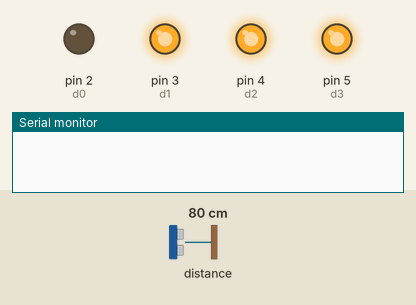
Recording of a sketch running on a simulated Arduino Uno, built for the host (arithmetic inside an expression is 32-bit, double 64-bit). On the bench: output pins drawn as LEDs (lit = HIGH), the last lines printed to the serial monitor. The test bench sets the inputs (shaded band); at power-on: distance to the obstacle 80 cm. Pins used as bus, display or sensor lines are not drawn.

Above: at 1.05 s.
At 1.7 s:
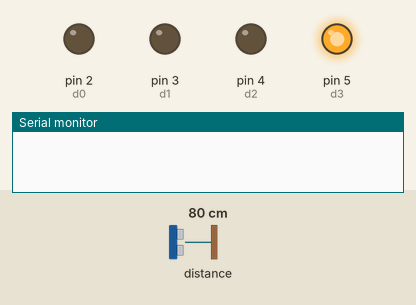
At 1.85 s:
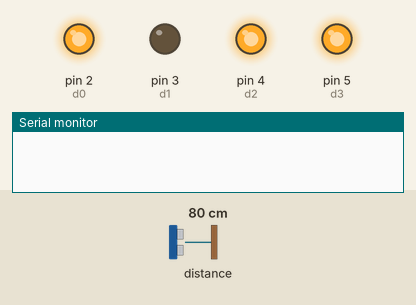
At 2.5 s:
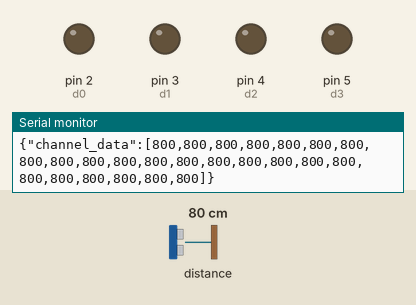
At 3.4 s:
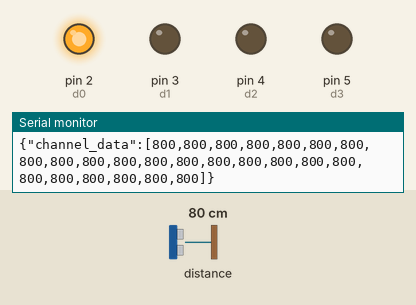
At 3.5 s:
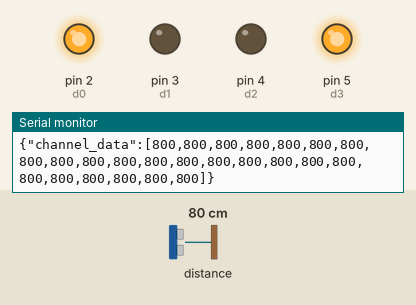
Timing chart, 0 to 7.2 s (numbered marks = the images above):
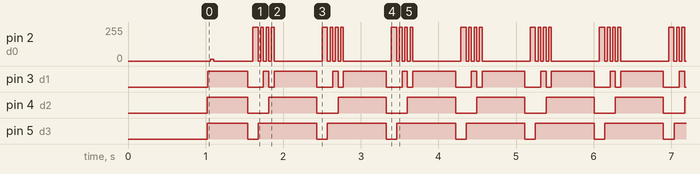

Measured:
- by itself, pin 2 (d0): moves between 0/255 and 255/255, repeating every 2.7 s
- by itself, pin 3 (d1): repeats every 0.89 s: HIGH 0.07 s, LOW 0.07 s, HIGH 0.55 s, LOW 0.20 s
- by itself, pin 4 (d2): alternates HIGH for 0.62 s and LOW for 0.27 s
- by itself, pin 5 (d3): alternates HIGH for 0.76 s and LOW for 0.14 s

The sketch:

Mux_and_VL53L0X.ino
```cpp
//   VL53L0X and ROS  Publisher
//
//#include <ros.h>
//#include <std_msgs/UInt8.h>

#include <Wire.h>

#include <VL53L0X.h>

#include <ArduinoJson.h>


VL53L0X sensor;


// Uncomment this line to use long range mode. This
// increases the sensitivity of the sensor and extends its
// potential range, but increases the likelihood of getting
// an inaccurate reading because of reflections from objects
// other than the intended target. It works best in dark
// conditions.

//#define LONG_RANGE


// Uncomment ONE of these two lines to get
// - higher speed at the cost of lower accuracy OR
// - higher accuracy at the cost of lower speed

//#define HIGH_SPEED
#define HIGH_ACCURACY
//
//ros::NodeHandle nh;
//std_msgs::UInt8 distance_msg;
//ros::Publisher distance_publisher("tof_range_finder", &distance_msg);

const size_t BUFFER_SIZE = JSON_ARRAY_SIZE(24) + JSON_OBJECT_SIZE(1);

//   MUX 1  sensors 1-16
//Mux control pins plug into pin 2,3,4,5 on teensy
int s0 = 6;
int s1 = 7;
int s2 = 8;
int s3 = 9;
int mux1en = 11; //ENABLE PIN

//  MUX 2 sensors 17-24
int d0 = 2;
int d1 = 3;
int d2 = 4;
int d3 = 5;
int mux2en = 10;  //ENABLE PIN

// Potentiometer to trim the sensitivity of array
int potval = 0;
void setup(){
  //    Initialize MUX 1 and MUX 2

  pinMode(s0, OUTPUT);
  pinMode(s1, OUTPUT);
  pinMode(s2, OUTPUT);
  pinMode(s3, OUTPUT);
  pinMode(mux1en, OUTPUT);


  pinMode(d0, OUTPUT);
  pinMode(d1, OUTPUT);
  pinMode(d2, OUTPUT);
  pinMode(d3, OUTPUT);
  pinMode(mux2en, OUTPUT);


  digitalWriteFast(s0, LOW);
  digitalWriteFast(s1, LOW);
  digitalWriteFast(s2, LOW);
  digitalWriteFast(s3, LOW);
  digitalWriteFast(mux1en, LOW); //initialize the mux 1 ON


  digitalWriteFast(d0, LOW);
  digitalWriteFast(d1, LOW);
  digitalWriteFast(d2, LOW);
  digitalWriteFast(d3, LOW);
  digitalWriteFast(mux2en, HIGH); //initialize the mux 2 OFF


  Serial.begin(115200);


  //  VL6180 and ROS  Publisher
  // ros initialization:
  //  nh.initNode();
  //  nh.advertise(distance_publisher);

    // sensor initialization:
    Wire.begin(); //Start I2C library
    Wire.setClock(10000);
    delay(1000); // delay .1s

  //initialize MUX 1 - sensors 1-15 (channel 0 - 14) avoid last channel
  for(int i = 0; i < 15; i ++){
      initializeMux1(i); //assign the returned value to a number
      delay(1);
      }

  digitalWriteFast(mux1en, HIGH); //turn mux 1 OFF
  digitalWriteFast(mux2en, LOW); //turn mux 2 ON

  //initialize sensor 16 and 24
  initializeMux2(0); //sensor 16 set at channel 0
  delay(1);
  initializeMux2(1); //sensor 24 set at channel 1
  delay(1);
  //initialize MUX 2 - sensors 17-23
  for(int j = 8; j < 15; j ++){
      initializeMux2(j); //assign the returned value to a number
      delay(1);
    }

  delay(1);
  digitalWriteFast(mux2en, HIGH); //turn mux 2 OFF
  digitalWriteFast(mux1en, LOW); //turn mux 1 ON
  //delay(100);
//  Serial.print("changeD");
}

int sensorArray[] = {1000,1000,600,1000,1000,1000, 1000,1000,600,1000,1000,1000, 1000,1000,600,1000,1000,1000, 1000,1000,600,1000,1000,1000, 0}; //fake test array
//int sensorArray[] = {0,0,0,0, 0,0,0,0, 0,0,0,0, 0,0,0,0, 0,0,0,0, 0,0,0,0}; //holds 24 sensor values

int obstacledetection[] = {0, 0, 0, 0}; //initialize obstacle detection array to hold obstacle direction values (Front, Right, Rear, Left)

//global to store data
int range = 0;

//
int controlPin1[] = {s0, s1, s2, s3};
    int muxChannel[16][4]={ {0,0,0,0}, //channel 0
    {1,0,0,0}, //channel 1
    {0,1,0,0}, //channel 2
    {1,1,0,0}, //channel 3
    {0,0,1,0}, //channel 4
    {1,0,1,0}, //channel 5
    {0,1,1,0}, //channel 6
    {1,1,1,0}, //channel 7
    {0,0,0,1}, //channel 8
    {1,0,0,1}, //channel 9
    {0,1,0,1}, //channel 10
    {1,1,0,1}, //channel 11
    {0,0,1,1}, //channel 12
    {1,0,1,1}, //channel 13
    {0,1,1,1}, //channel 14
    {1,1,1,1} //channel 15
    }; //loop through the 4 sig

int controlPin2[] = {d0, d1, d2, d3};


unsigned long curMillis = 0;
unsigned long prevMillis = 0;
unsigned long newMillis = 0;
unsigned long deltaMillis = 0;
unsigned long elapsedTime =  0;

unsigned long readInterval = 20;

void loop(){

    curMillis = millis();
    readmuxes();
    //parsearray(); //processes sensor data and writes to the obstacle detection array
//    potval = analogRead(0); //read the value of trimpot
//    Serial.print("analog 0 is: ");
//    Serial.println(potval);
    //delay(10);
    if ((curMillis - prevMillis) > readInterval){
          publishvalues();
          prevMillis = curMillis;
    }

}

void readmuxes(void){
  // Read MUX 1
  for(int k = 0; k < 15; k ++){
    //reads into 1-14
    readMux1(k);
//    Serial.print("Value at channel ");
//    Serial.print(k);
//    Serial.print("is : ");
//    Serial.print(sensorArray[k]);
    delay(1);
   }

  //Serial.print(sensorArray);
  //delay(10);
  digitalWriteFast(mux1en, HIGH); //turn mux 1 OFF
  digitalWriteFast(mux2en, LOW); //turn mux 2 ON
  delay(1);
  //read sensor 15 twice
  readMux2(0);
  readMux2(0);
//  Serial.print("Value at channel 15is : ");
//  Serial.print(sensorArray[15]);
  // Read MUX 2
  delay(1);
    //read sensor 23 twice
  readMux2(1);
  readMux2(1);

  delay(1);
  readMux2(2);
  delay(1);
  for(int l = 8; l < 15; l ++){
    //reads into 16-23
    readMux2(l);
    delay(1);
//    Serial.print("Value at channel ");
//    Serial.print(l + 8);
//    Serial.print("is : ");
//    Serial.print(sensorArray[l+8]);
   }

//  Serial.print("Value at channel 23is : ");
//  Serial.print(sensorArray[23]);
  //delay(10);
  digitalWriteFast(mux2en, HIGH); //turn mux 2 OFF
  digitalWriteFast(mux1en, LOW); //turn mux 1 ON
  //delay(10);
}

void publishvalues(void){
//this should publish the values over serial that are processed from parsing function as four numbers (0, 0, 0, 0)
//indexed as (Front, Left, Rear, Right) with 0 indicating no object above threshold (potval) and 1 indicating an object
//is present that is below threshold value

 // Serial.print("Incoming Obstacle Data");

    StaticJsonBuffer<BUFFER_SIZE> jsonBuffer;
    JsonObject& root = jsonBuffer.createObject();
    JsonArray& channel_data = root.createNestedArray("channel_data");
    for( int i = 0; i < 24; i++){   //for 24 channels
     channel_data.add(sensorArray[i]);   //REAL DATA <-- Jesse!
     //channel_data.add(1);            //FAKE DATA
    }
    root.printTo(Serial);
    Serial.println();           //ln return is required for successful parsing

    //delay(1000); //Why a delay of 1 second?


//  for (int i = 0; i < 4; i++){
//    if (i == 0){
//      Serial.println();
//      Serial.print("front");
//      Serial.println();
//      }
//    if (i == 1){
//      Serial.print("left");
//      Serial.println();
//      }
//    if (i == 2){
//      Serial.print("rear");
//      Serial.println();
//      }
//    if (i == 3){
//      Serial.print("right");
//      Serial.println();
//      }
//    Serial.print(obstacledetection[i]);
//    Serial.println();
//    //delay(100);
//  }
}

void parsearray(void){
//this should take the measurements from sensors designated as sensors 1-6 as front obstacle, sensors 7-12 are right obstacle,
//sensors 13-18 as rear obstacle and sensors 19-24 as left obstacle and compare them to threshold value from potentiometer
// if they are less than the value then change variables front, rear, left, and right respectively to 1.

   //initialize array to 0 to reassign obstacle direction values
  for(int i = 0; i < 4; i++){
    obstacledetection[i] = 0;
   }

  //for front sensors
  for (int j = 0; j < 6; j++){     //read the first six values into sensorvalue array and check if they are less than pot setting
                              // if so then set first index of obstacledetection array to 1
     if (sensorArray[j] < potval){
      obstacledetection[0] = 1;
     }
  }

    //for right sensors
  for (int k = 6; k < 12; k++){
     if (sensorArray[k] < potval){
      obstacledetection[1] = 1;
     }
  }

    //for rear sensors
  for (int l = 12; l < 18; l++){
     if (sensorArray[l] < potval){
      obstacledetection[2] = 1;
     }
  }

    //for left sensors
  for (int m = 18; m < 24; m++){
     if (sensorArray[m] < potval){
      obstacledetection[3] = 1;
     }
  }

    //print the obstacle detection array to confirm it works
//   for(int n = 0; n < 4; n++){
//    Serial.print(obstacledetection[n]);
//    Serial.print(" ");
//   }
}


void readMux1(int chan){ //points to global sensorarray
    //returns the range of the sensor specified using the channel variable as input for muxer

    for(int i = 0; i < 4; i ++){
      digitalWriteFast(controlPin1[i], muxChannel[chan][i]);
      }


    range = sensor.readRangeContinuousMillimeters(); //bind distance of sensor to range variable

    //check to see if value is > 8190 and reinitialize
    if (range > 8200){
      //initializeMux1(chan);
    }

    if (range == 0){
      range = 8190;
    }

      //write into array
    sensorArray[chan] = range;

   //Serial.print(sensor.readRangeSingleMillimeters());
   if (sensor.timeoutOccurred()) {
//    Serial.print(" TIMEOUT");

    //initializeMux1(chan);
   }
   //Serial.println();

//    distance_msg.data = range; //publish as ros msg
//
////    distance_publisher.publish( &distance_msg);
//
//    nh.spinOnce();
//
}

void readMux2(int chan){
    //returns the range of the sensor specified using the channel variable as input for muxer

    for(int i = 0; i < 4; i ++){
      digitalWriteFast(controlPin2[i], muxChannel[chan][i]);
      }


   //Serial.print(sensor.readRangeSingleMillimeters());
   if (sensor.timeoutOccurred()) {
//    Serial.print(" TIMEOUT");
      //initializeMux2(chan);
    }
   //Serial.println();
    if (chan == 2){
      //do nothing
    }
    else{
   //broke here
   range = sensor.readRangeContinuousMillimeters(); //bind distance of sensor to range variable
     }
      //check to see if value is > 8190 and reinitialize
    if (range > 8200){
      //initializeMux2(chan);
    }

  //bind channel 15 to right place in array
  if (chan == 0){
    sensorArray[15] = range;

  }
  else if (chan == 1){
    sensorArray[23] = range;
  }
  else if (chan == 2){
    //do nothing
  }
  else{
   sensorArray[chan + 8] = range; //write into 2nd part of array
  }
   //Serial.print(range);


//    distance_msg.data = range; //publish as ros msg
//
////    distance_publisher.publish( &distance_msg);
//
//    nh.spinOnce();

}


void initializeMux1(int chan){
    // pass this function a channel and integer value to write to the I2C port
    // it will return a new value that is returned
    int controlPin[] = {s0, s1, s2, s3};
    int muxChannel[16][4]={ {0,0,0,0}, //channel 0
    {1,0,0,0}, //channel 1
    {0,1,0,0}, //channel 2
    {1,1,0,0}, //channel 3
    {0,0,1,0}, //channel 4
    {1,0,1,0}, //channel 5
    {0,1,1,0}, //channel 6
    {1,1,1,0}, //channel 7
    {0,0,0,1}, //channel 8
    {1,0,0,1}, //channel 9
    {0,1,0,1}, //channel 10
    {1,1,0,1}, //channel 11
    {0,0,1,1}, //channel 12
    {1,0,1,1}, //channel 13
    {0,1,1,1}, //channel 14
    {1,1,1,1} //channel 15
    };
    //loop through the 4 sig to set the pins for mux channel
    for(int i = 0; i < 4; i ++){
      digitalWriteFast(controlPin[i], muxChannel[chan][i]);
      };

    sensor.init();
    sensor.setTimeout(0); //STOCK IS 500


#if defined LONG_RANGE
  // lower the return signal rate limit (default is 0.25 MCPS)
  sensor.setSignalRateLimit(0.1);
  // increase laser pulse periods (defaults are 14 and 10 PCLKs)
  sensor.setVcselPulsePeriod(VL53L0X::VcselPeriodPreRange, 18);
  sensor.setVcselPulsePeriod(VL53L0X::VcselPeriodFinalRange, 14);
#endif

#if defined HIGH_SPEED
  // reduce timing budget to 20 ms (default is about 33 ms)
  sensor.setMeasurementTimingBudget(20000);
#elif defined HIGH_ACCURACY
  // increase timing budget to 200 ms
  sensor.setMeasurementTimingBudget(33000);
#endif
  // Start continuous back-to-back mode (take readings as
  // fast as possible).  To use continuous timed mode
  // instead, provide a desired inter-measurement period in
  // ms (e.g. sensor.startContinuous(100)).

  sensor.startContinuous(); //continuous mode

}

void initializeMux2(int chan){
    // pass this function a channel and integer value to write to the I2C port
    // it will return a new value that is returned
    int controlPin[] = {d0, d1, d2, d3};
    int muxChannel[16][4]={ {0,0,0,0}, //channel 0
    {1,0,0,0}, //channel 1
    {0,1,0,0}, //channel 2
    {1,1,0,0}, //channel 3
    {0,0,1,0}, //channel 4
    {1,0,1,0}, //channel 5
    {0,1,1,0}, //channel 6
    {1,1,1,0}, //channel 7
    {0,0,0,1}, //channel 8
    {1,0,0,1}, //channel 9
    {0,1,0,1}, //channel 10
    {1,1,0,1}, //channel 11
    {0,0,1,1}, //channel 12
    {1,0,1,1}, //channel 13
    {0,1,1,1}, //channel 14
    {1,1,1,1} //channel 15
    };
    //loop through the 4 sig to set the pins for mux channel
    for(int i = 0; i < 4; i ++){
      digitalWriteFast(controlPin[i], muxChannel[chan][i]);
      }

    sensor.init();

    sensor.setTimeout(0); //50 initial , 150

#if defined LONG_RANGE
  // lower the return signal rate limit (default is 0.25 MCPS)
  sensor.setSignalRateLimit(0.1);
  // increase laser pulse periods (defaults are 14 and 10 PCLKs)
  sensor.setVcselPulsePeriod(VL53L0X::VcselPeriodPreRange, 18);
  sensor.setVcselPulsePeriod(VL53L0X::VcselPeriodFinalRange, 14);
#endif

#if defined HIGH_SPEED
  // reduce timing budget to 20 ms (default is about 33 ms)
  sensor.setMeasurementTimingBudget(20000);
#elif defined HIGH_ACCURACY
  // increase timing budget to 200 ms
  sensor.setMeasurementTimingBudget(33000);
#endif
  // Start continuous back-to-back mode (take readings as
  // fast as possible).  To use continuous timed mode
  // instead, provide a desired inter-measurement period in
  // ms (e.g. sensor.startContinuous(100)).

  sensor.startContinuous(); //continuous mode

}
```
